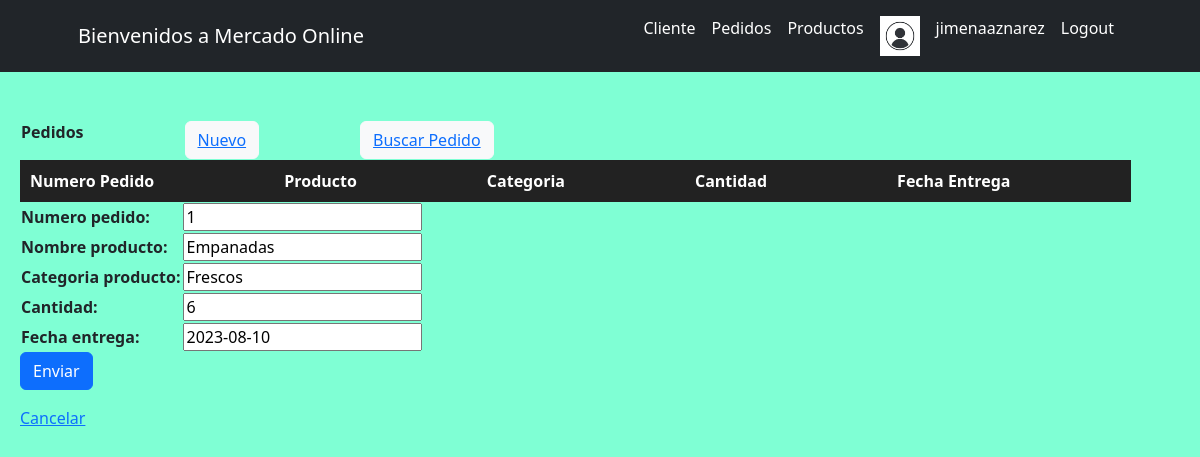
Screenshot of /MercadoApp/editarPedido/1 (signed in) with the database file from the repository.
### MercadoApp/models.py (models this page shows)
class Pedidos(models.Model):
    numero_pedido = models.IntegerField()
    nombre_producto = models.CharField(max_length=50)
    categoria_producto = models.CharField(max_length=50)
    cantidad = models.IntegerField()
    fecha_entrega = models.DateField()

### MercadoApp/views.py (the view)
# urls.py: path("editarPedido/<numero_pedido>", editarPedido, name="editarPedido"),
@login_required
def editarPedido(request, numero_pedido):
    avatar = getavatar(request)
    pedido = get_object_or_404(Pedidos,numero_pedido=numero_pedido)#Pedidos.objects.get(numero_pedido= numero_pedido)
    if request.method == "POST" :#validar si es un pedido valido
        miFormulario = formPedidoFormulario(request.POST)
        if miFormulario.is_valid():
            data = miFormulario.cleaned_data
            pedido.numero_pedido = data["numero_pedido"]
            pedido.nombre_producto = data["nombre_producto"]
            pedido.categoria_producto = data["categoria_producto"]
            pedido.cantidad = data["cantidad"]
            pedido.fecha_entrega = data["fecha_entrega"]
            pedido.save()
            return redirect('Pedidos')
    else:
        miFormulario = formPedidoFormulario(initial={"numero_pedido":pedido.numero_pedido, "nombre_producto": pedido.nombre_producto, "categoria_producto": pedido.categoria_producto, "cantidad":pedido.cantidad, "fecha_entrega": pedido.fecha_entrega})
    return render(request, "MercadoApp/editarPedido.html", {"miFormulario":miFormulario, "pedido":numero_pedido, "avatar":avatar})

### MercadoApp/forms.py
class formPedidoFormulario(forms.Form):
    numero_pedido = forms.IntegerField()
    nombre_producto = forms.CharField()
    categoria_producto = forms.CharField()
    cantidad = forms.IntegerField()
    fecha_entrega = forms.DateField()

### MercadoApp/views.py (called while the page is built)
@login_required
def getavatar(request):
    avatar = Avatar.objects.filter(user=request.user.id) #filter, va a buscar algo especifico, va a traer el avatar que le pertenece a ese usuario
    try:
        avatar= avatar[0].image.url # y lo trae como imagen y lo guarda en una variable
    except:
        avatar = None
    return avatar

### MercadoApp/templates/MercadoApp/editarPedido.html (shortened to what this page needs)
<div>
    {% extends "MercadoApp/Pedidos.html" %}
    {% load static %}
        {% block pedidosFormulario %}
        <form action="" method="post"> {% csrf_token %}
            <table>
                {{ miFormulario.as_table }}
            </table>
            <input class="btn btn-primary" type="submit" value="Enviar">
        </form>
        <a href="{% url 'Pedidos' %}">Cancelar</a>
        {% endblock %}

### MercadoApp/templates/MercadoApp/inicio.html (shortened to what this page needs)
<!DOCTYPE html>
<html lang="en">
<head>
    {% load static %}
    <link href="{% static 'MercadoApp/css/Jime.css'%}" rel="stylesheet"/>
    <link href="{% static 'MercadoApp/css/bootstrap.min.css'%}" rel="stylesheet"/>
</head>
<body>
    <nav class="navbar navbar-expand-lg  fixed-top bg-dark" id="mainNav">
        <div class="container px-4 px-lg-5">
            <a class="navbar-brand navText" href="#page-top">Bienvenidos a Mercado Online</a>
            <div class="collapse navbar-collapse" id="navbarResponsive">
                <ul class="navbar-nav ms-auto">
                    <li class="nav-item"><a class="nav-link navText" href="{% url 'Cliente' %}">Cliente</a></li>
                    <li class="nav-item"><a class="nav-link navText" href="{% url 'Pedidos' %}">Pedidos</a></li>
                    <li class="nav-item"><a class="nav-link navText" href="{% url 'Productos' %}">Productos</a></li>
                    <li class="nav-item"><a class="nav-link navText" href=""><img src="{{avatar}}" width="40px" alt="perfil"></a></li>
                    <li class="nav-item"><a class="nav-link navText" href="{% url 'perfil' %}">{{user.username}}</a></li>
                    <li class="nav-item"><a class="nav-link navText" href="{% url 'Logout' %}">Logout</a></li>
                </ul>
            </div>
        </div>
    </nav>
    <div class="contenido">
        {% block contenidoQueCambia %}{% endblock %}
    </div>
</body>
</html>

### MercadoApp/static/MercadoApp/css/Jime.css (style rules this page uses)
body { background-color: aquamarine !important; }
.navText { color: white !important; }
.contenido { margin-top: 100px !important; padding: 20px !important; }

### rows the page displays
Pedidos: numero_pedido "1", nombre_producto "Empanadas", categoria_producto "Frescos", cantidad "6", fecha_entrega "2023-08-10"

### other values shown
{{ user.username }} "jimenaaznarez"
